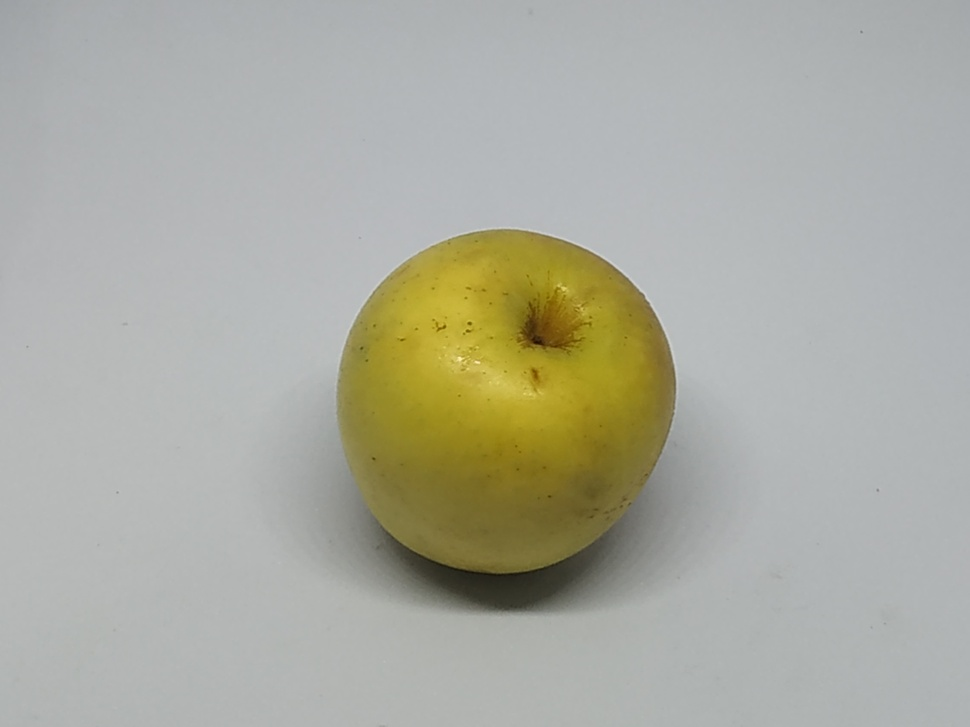
%> input picture training/1.jpg, 970 x 727 px, shrunk from 4000 x 3000 before the run; its folder holds 4 pictures in this run
$ octave training_knn.m   (GNU Octave 9; MATLAB toolbox functions it lacks are replaced by stand-ins)
%> lines starting %> are read from the running program, lines starting %| are printed output that depends on the picture
image_folder = 'training';
filenames = dir(fullfile(image_folder, '*.jpg'));
total_images = numel(filenames);

for n = 1:total_images
    full_name= fullfile(image_folder, filenames(n).name);
    our_images = rgb2gray(imread(full_name));
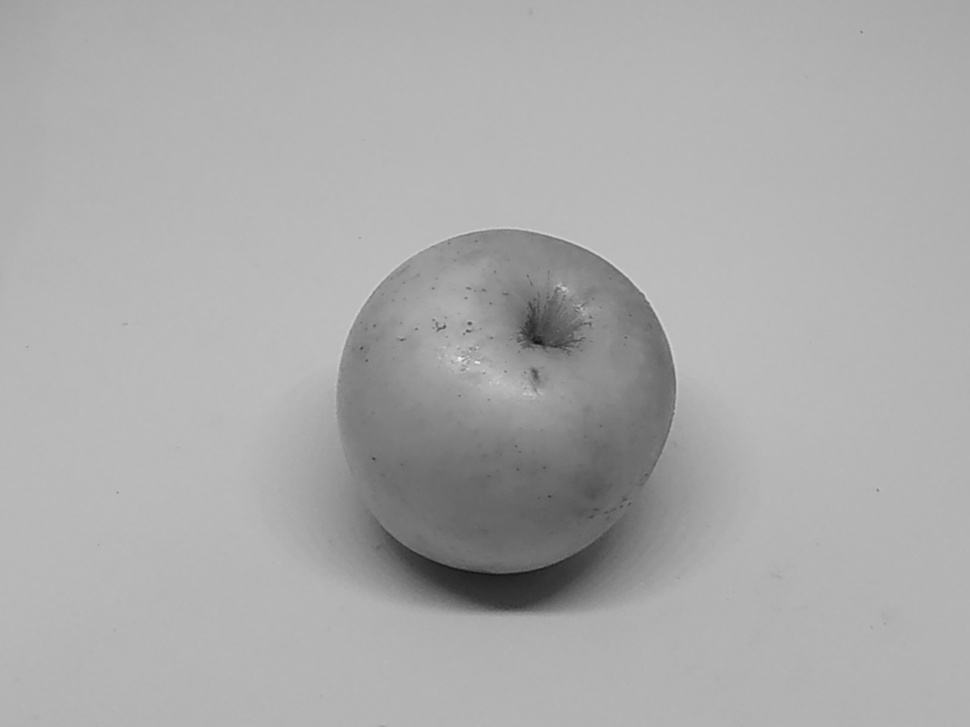
%> our_images: size 727x970 uint8; min 17, max 237, mean 170.9
    glcm=graycomatrix(our_images,'Offset',[2 0]);
%> glcm = [5 151 4 3 0 0 0 0; 68 4194 455 17 0 0 0 0; 84 266 4887 1123 31 4 0 0; 6 123 1022 45191 1873 28 0 0; 0 0 21 1665 47477 1741 16 2; 0 0 6 166 1303 589699 652 6; 0 0 0 78 233 359 278 1; 0 0 0 0 0 6 3 3]
    stats = graycoprops(glcm,{'Contrast','Energy'});
%> stats = {Contrast 0.0206, Energy 0.712}
    inten(n)=mean(mean(our_images));
    kontras(n)=stats.Contrast;
    energi(n)=stats.Energy;
    entropi(n)=entropy(our_images);
    training = [inten;kontras;energi;entropi]';
%> training = [170.9 0.0206 0.712 5.08]
end
%> pass 2 of the loop `for n = 1:total_images`:
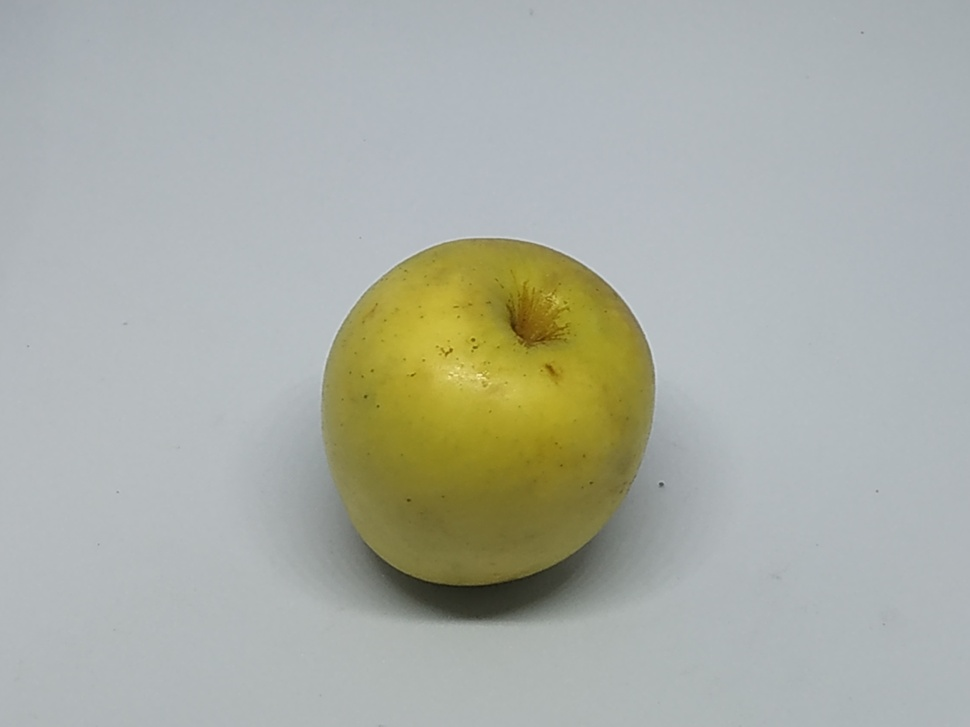
%> input picture training/10.jpg, 970 x 727 px, shrunk from 4000 x 3000 before the run
%> `our_images = rgb2gray(imread(full_name));`:
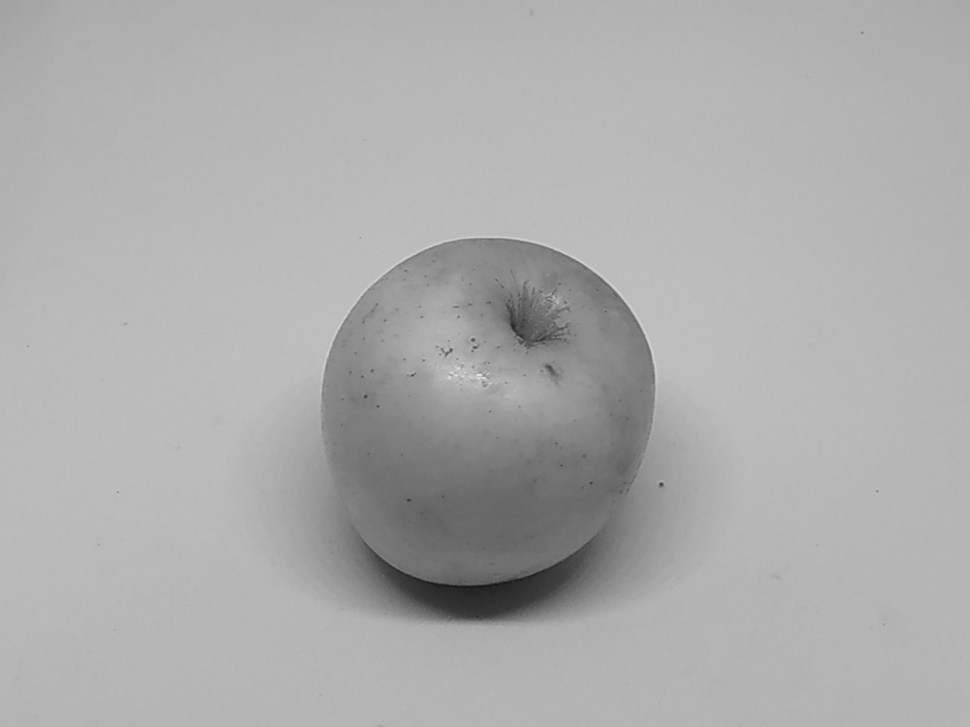
%> our_images: size 727x970 uint8; min 19, max 229, mean 172.6
%> glcm = [3 132 0 0 0 0 0 0; 46 3916 435 18 0 0 0 0; 80 214 2709 794 35 2 0 0; 6 153 648 45432 2288 36 0 0; 0 0 29 2004 47603 1722 14 3; 0 0 13 186 1179 591524 782 5; 0 0 0 129 271 401 430 0; 0 0 0 0 0 3 5 0]
%> stats = {Contrast 0.0218, Energy 0.716}
%> training = [170.9 0.0206 0.712 5.08; 172.6 0.0218 0.716 5.08]
%> pass 3 of the loop `for n = 1:total_images`:
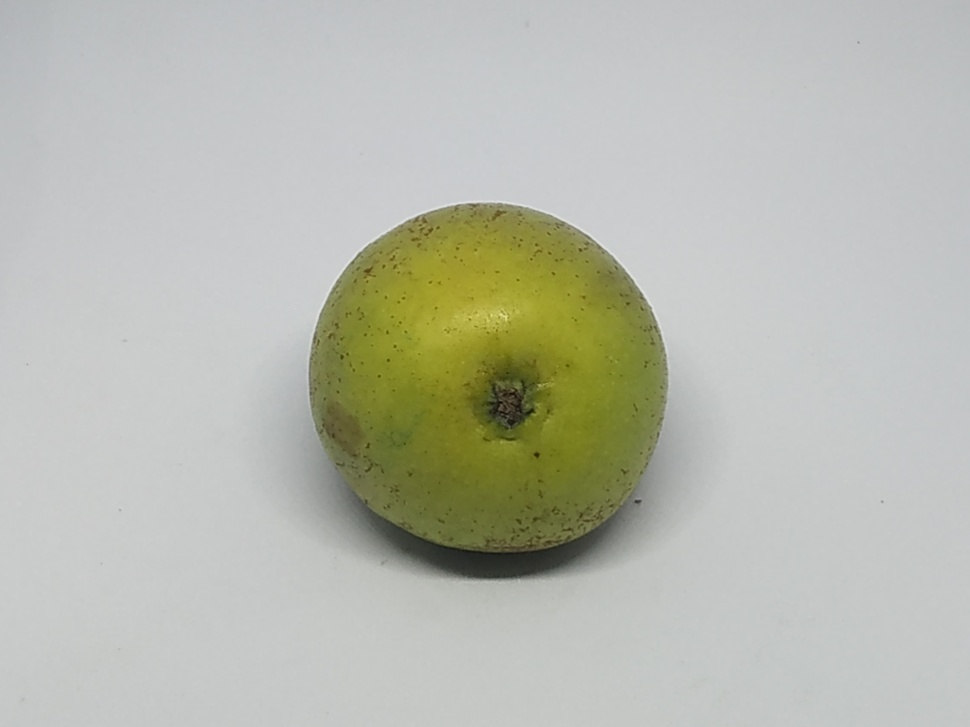
%> input picture training/11.jpg, 970 x 727 px, shrunk from 4000 x 3000 before the run
%> `our_images = rgb2gray(imread(full_name));`:
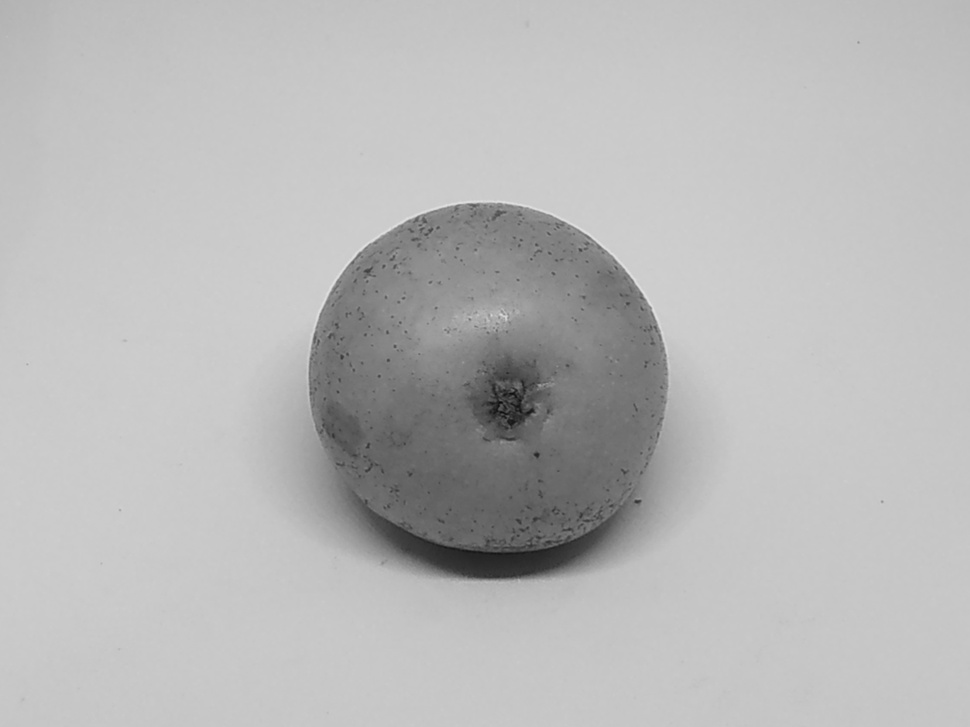
%> our_images: size 727x970 uint8; min 10, max 227, mean 184.9
%> glcm = [22 198 24 0 0 0 0 0; 128 4032 789 82 7 0 0 0; 94 686 6447 2617 165 2 0 0; 0 120 2632 53995 3599 31 0 0; 0 2 116 3535 31851 1137 5 0; 0 0 3 79 655 42733 3176 0; 0 0 0 68 355 1892 541885 44; 0 0 0 1 14 20 9 0]
%> stats = {Contrast 0.0375, Energy 0.606}
%> training = [170.9 0.0206 0.712 5.08; 172.6 0.0218 0.716 5.08; 184.9 0.0375 0.606 5.04]
%> the loop made 4 passes; the first 3 are shown
xlswrite('fitur.xls',training);
